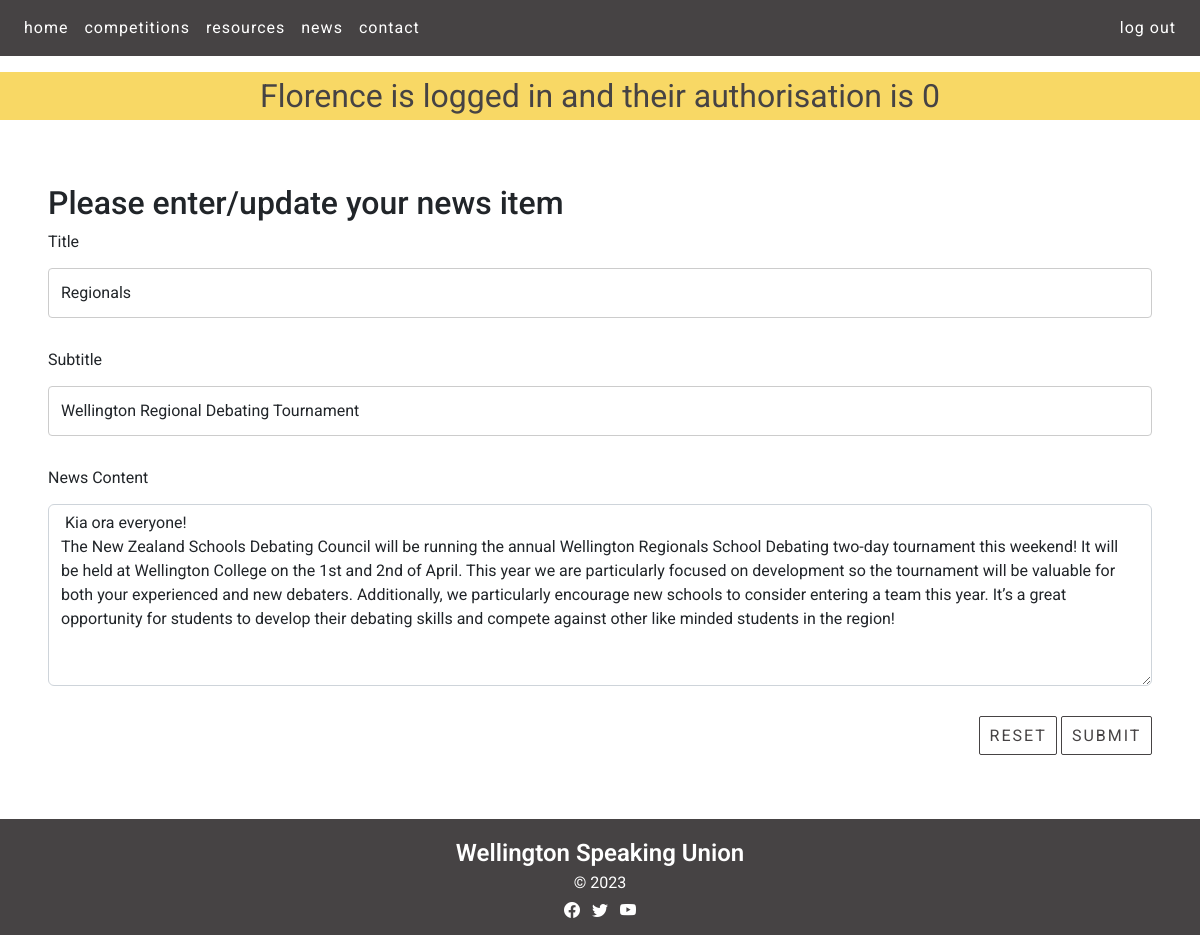
The app's page /news_cud?id=2&task=update (signed in), older data.
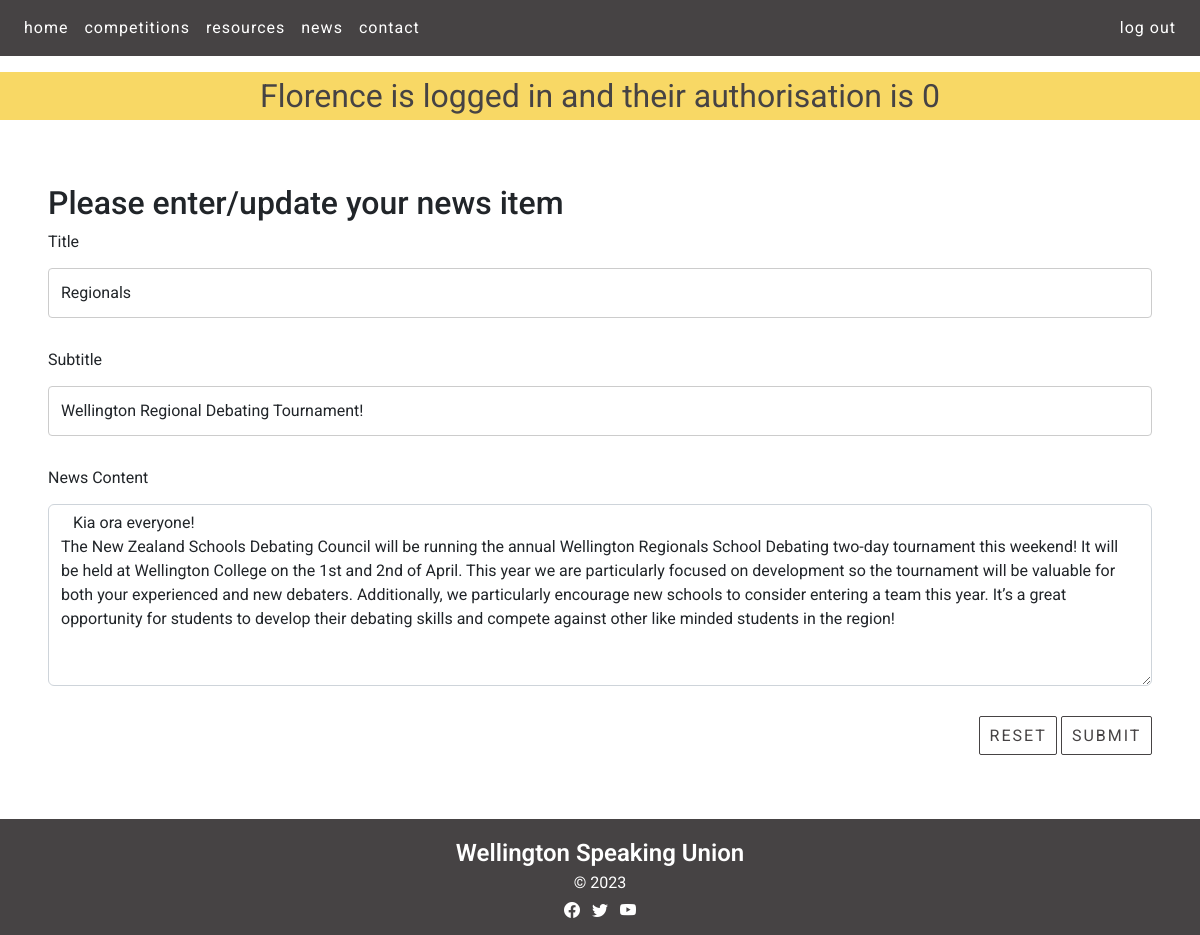
The same page, newer data.
### tables this page shows
CREATE TABLE news(
    news_id integer primary key autoincrement not null,
    title text not null unique,
    subtitle text not null unique,
    content text not null unique,
    newsdate date not null,
    member_id integer not null,
    foreign key(member_id) references member(member_id)
);

### server.py (the view, shortened to what this page needs)
@app.route ('/news_cud', methods=["GET", "POST"])
def news_cud():
    data = request.args
    required_keys = ['id', 'task']
    for k in required_keys:
        if k not in data.keys():
            message = "Do not know what to do with read update on news (key not present)"
            return render_template('error.html', message=message)
    if request.method == "GET":
        if data['task'] == 'delete':
            sql = "delete from news where news_id = ?"
            values_tuple = (data['id'],)
            result = run_commit_query(sql, values_tuple, db_path)
            return redirect(url_for('news'))
        elif data['task'] == 'update':
            sql = """ select title, subtitle, content from news where news_id=?"""
            values_tuple = (data['id'],)
            result = run_search_query_tuples(sql, values_tuple, db_path, True)
            result = result[0]
            return render_template("news_cud.html",
                                    **result,
                                   id=data['id'],
                                   task=data['task'])
        elif data['task'] == 'add':
            temp = {'title': 'Test Title', 'subtitle': 'Test subtitle', 'content': 'Test content'}
            return render_template("news_cud.html",
                                   id=0,
                                   task=data['task'],
                                   **temp)
        else:
            message = "Unrecognised task coming from news page"
            return render_template('error.html', message=message)

### db_functions.py (called while the page is built)
def run_search_query_tuples(sql_query, values_tuple, file_path, rowfactory=False):
    result = None
    try:
        db = sqlite3.connect(file_path)
        if rowfactory:
            db.row_factory = sqlite3.Row
        cursor = db.cursor()
        cursor.execute(sql_query, values_tuple)
        result = cursor.fetchall()
        cursor.close()
    except sqlite3.Error as error:
        print("Error running search query tuples: {}".format(error))
        return None
    db.close()
    if result is None:
        print("No search values were found")
    return result

### templates/news_cud.html (shortened to what this page needs)
{% extends "layout.html" %}
{% block content %}
<div class="recent-news-containers white-bg">
  <div class="news p-4 my-4">
    <h2>Please enter/update your news item</h2>
    <form action="{{url_for('news_cud', id=id, task=task)}}" method="POST">
      <div>
        <label for="title" class="form-label">Title</label>
        <input type="text" class="form-control" id="title" name="title" placeholder="" value="{{title}}" required>
      </div>
      <div>
        <label for="subtitle" class="form-label">Subtitle</label>
        <input type="text" class="form-control" id="subtitle" name="subtitle" placeholder="" value="{{subtitle}}" required>
      </div>
      <div>
        <label for="content" class="form-label">News Content</label>
        <textarea class="form-control" id="content" name="content" rows="7" required> {{content}} </textarea>
      </div>
      <div class="text-end">
        <button type="reset" class="btn btn-primary recent-news-button">Reset</button>
        <button type="submit" class="btn btn-primary recent-news-button">Submit</button>
      </div>
    </form>
  </div>
</div>
{% endblock %}

Row changes from the older to the newer data that the page shows:
changed news "Regionals": subtitle "Wellington Regional Debating Tournament" → "Wellington Regional Debating Tournament!"
